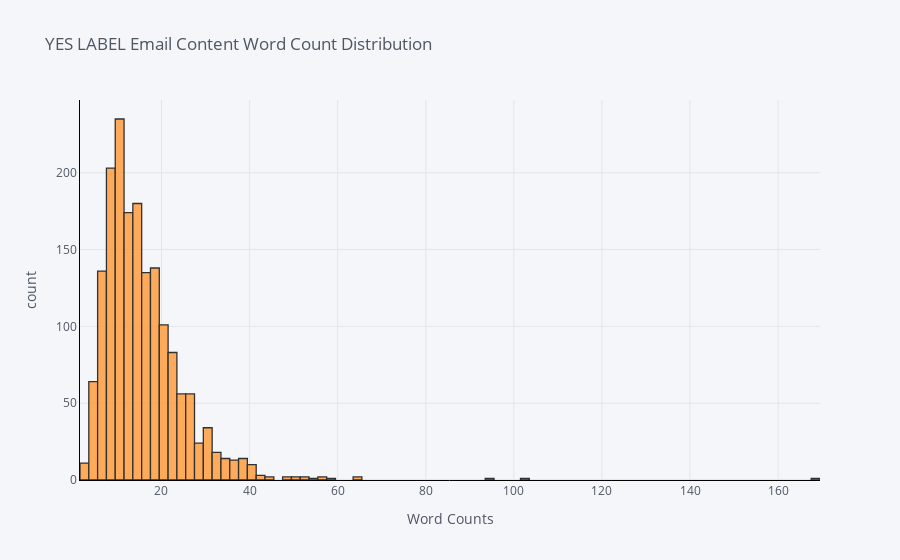

This figure's notebook cell:
### Code cell
df_train['email_word_count'].loc[df_train['target_pred']=="Yes"].iplot(
    kind='hist',
    bins=100,
    xTitle='Word Counts',
    linecolor='black',
    yTitle='count',
    title='YES LABEL Email Content Word Count Distribution')

### Figure 1 — Plotly figure (JSON) as saved in the notebook; plotly's stock layout.template omitted (floating-point values rounded to 4 significant figures; data arrays with more than 128 entries replaced by an {"elided": "..."} marker saying what was removed)
{"data": [{"histfunc": "count", "histnorm": "", "marker": {"color": "rgba(255, 153, 51, 1.0)", "line": {"color": "#000000", "width": 1.3}}, "name": "email_word_count", "nbinsx": 100, "opacity": 0.8, "orientation": "v", "type": "histogram", "x": {"elided": "1719 int values"}}], "layout": {"barmode": "overlay", "legend": {"bgcolor": "#F5F6F9", "font": {"color": "#4D5663"}}, "paper_bgcolor": "#F5F6F9", "plot_bgcolor": "#F5F6F9", "title": {"font": {"color": "#4D5663"}, "text": "YES LABEL Email Content Word Count Distribution"}, "xaxis": {"gridcolor": "#E1E5ED", "linecolor": "black", "showgrid": true, "tickfont": {"color": "#4D5663"}, "title": {"font": {"color": "#4D5663"}, "text": "Word Counts"}, "zerolinecolor": "#E1E5ED"}, "yaxis": {"gridcolor": "#E1E5ED", "linecolor": "black", "showgrid": true, "tickfont": {"color": "#4D5663"}, "title": {"font": {"color": "#4D5663"}, "text": "count"}, "zerolinecolor": "#E1E5ED"}}}
